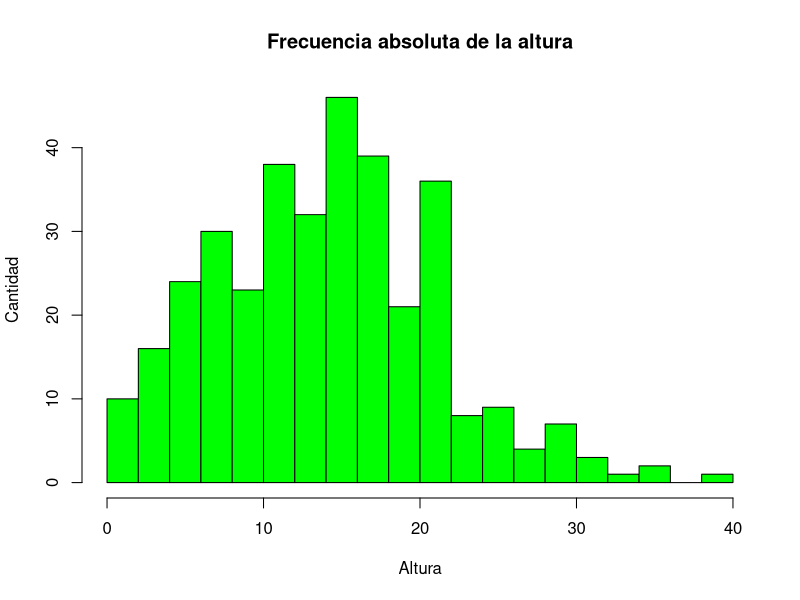
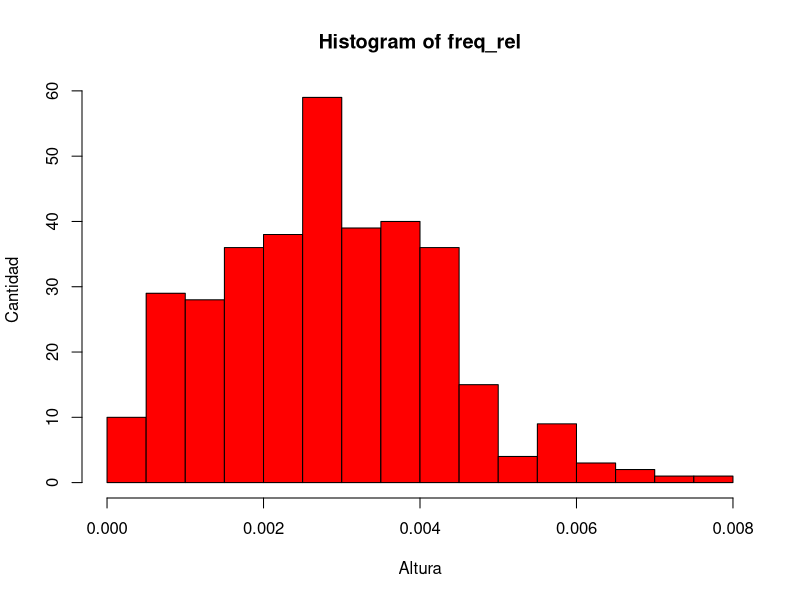
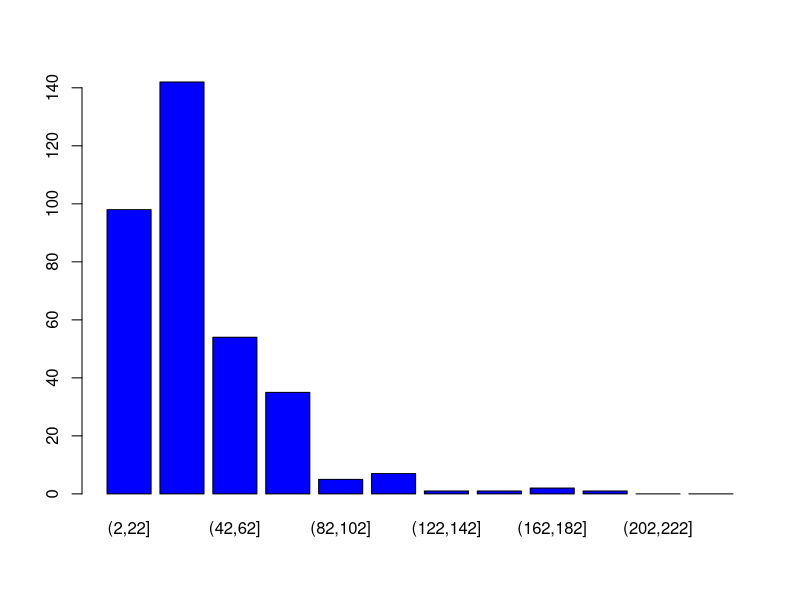
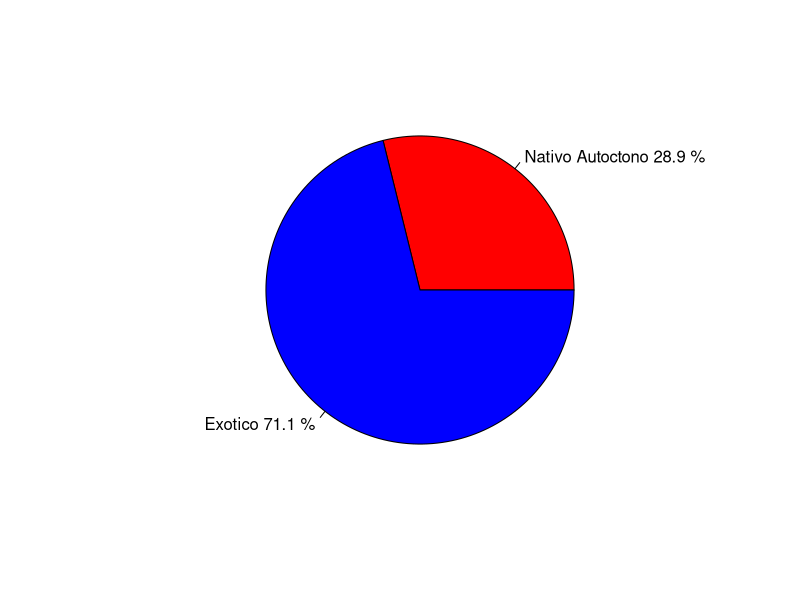
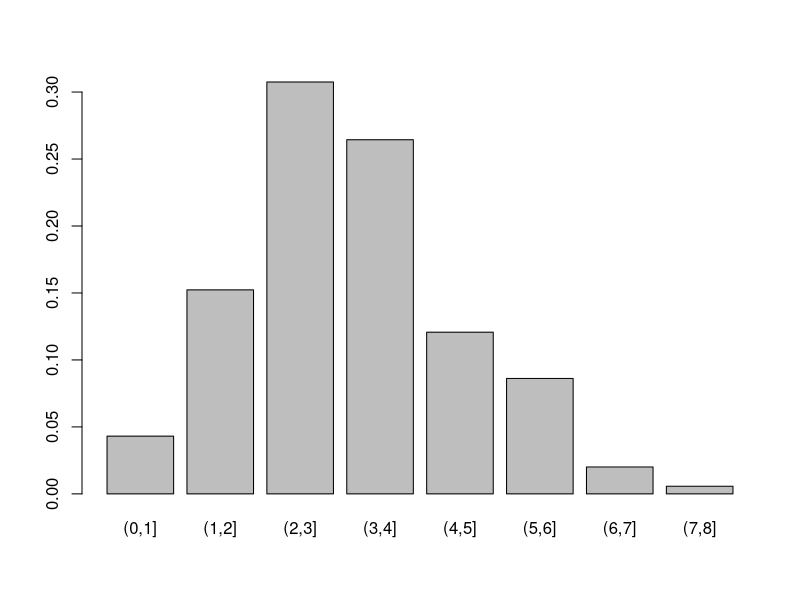

Here is the R script that generated these plots, in order:
#---------------------------------------PREGUNTAS-------------------------------------------------
# 1. en la tabla de frecuencia, frecuencia relativa termina en 1.0001 o 0.9999, bien / mal?
# 2. como poner q se haga la suma acumulativa solamente de las primeras 3 columnas
# 3. cada cuanto tomar los intervalos (si tomo uno en especifico, los ultimos valores del 
# intervalo no los toma)
# 4. box plot para variables continuas, pero no hay
# 5. en la funcion seq hace intervalo abierto a izquierda, pero ese valor se necesita (como se arregla)

#-------------------------------------------------------------------------------------------------
library(readxl)
datos <- read_excel("Base4.xls", col_names = TRUE)
#acceder a las columnas por nombre
attach(datos) 

#---------------------------------------ALTURA-------------------------------------------------
#summary(altura)
length_interval = trunc(sqrt(length(altura)))
breaks_altura = seq(min(altura), max(altura), 5) # Intervalos para la tabla de freq
#breaks_altura = seq(min(altura), max(altura), 5) # Intervalos para la tabla de freq

rango_altura = cut(altura, breaks = breaks_altura, right = TRUE)
freq_abs_altura = table(rango_altura)

mean(altura)
median(altura)
# histograma de altura

hist(altura, breaks = length_interval, col = "green", ylab = "Cantidad",
    xlab = "Altura", main = "Frecuencia absoluta de la altura")


freq_rel = prop.table(altura)
freq_rel_acum = cumsum(freq_rel)
# histograma de frecuencia relativa altura
hist(freq_rel, breaks = length_interval, col = "red", ylab = "Cantidad", xlab = "Altura",right = FALSE)
#preguntar por grafico de freq_rel_acum

#--------------------------------------------
# tabla de frecuencia altura
freq_rel_altura = round(freq_abs_altura / sum(freq_abs_altura), 4)
freq_abs_ac_altura = cumsum(freq_abs_altura)
freq_rel_ac_altura = cumsum(freq_rel_altura)
porc_altura = freq_rel_altura * 100
porc_ac_altura = freq_rel_ac_altura * 100
tabla_altura = cbind(freq_abs_altura, freq_rel_altura, porc_altura, freq_abs_ac_altura,
                     freq_rel_ac_altura, porc_ac_altura)
total_altura = apply(tabla_altura, 2, sum)
tabla_altura_total = rbind(tabla_altura, total_altura)
#--------------------------------------------


#---------------------------------------ESPECIE-------------------------------------------------
#grafico para las especies
especie_order = ordered(especie, levels = c("Ceibo", "Eucalipto", "Álamo", "Palo borracho",
                                      "Acacia", "Jacarandá", "Casuarina", "Ficus", "Fresno"))
freq_abs = table(especie_order)
freq_rel = prop.table(table(especie_order))
porc = freq_rel * 100
tabla = cbind(freq_abs, freq_rel, porc)


#plot(altura, inclinacio)

#--------------------------------------------
freq_abs_especie = table(especie_order)
# tabla de frecuencia especie
freq_rel_especie = round(freq_abs_especie / sum(freq_abs_especie), 9) # un 9 xq sino no da exacta la tabla
freq_abs_ac_especie = cumsum(freq_abs_especie)
freq_rel_ac_especie = cumsum(freq_rel_especie)
porc_especie = freq_rel_especie * 100
porc_ac_especie = freq_rel_ac_especie * 100
tabla_especie = cbind(freq_abs_especie, freq_rel_especie, porc_especie)
total = apply(tabla_especie, 2, sum)
tabla_especie_total = rbind(tabla_especie, total)
tabla_especie_total2 = rbind(tabla_especie)
#--------------------------------------------


#---------------------------------------DIAMETRO-------------------------------------------------
# tabla de frecuencia diametro
breaks_diametro = seq(min(diametro), max(diametro), 20) # Intervalos para la tabla de freq
rango_diametro = cut(diametro, breaks = breaks_diametro, right = TRUE)
freq_abs_diametro = table(rango_diametro)
freq_rel_diametro = round(freq_abs_diametro / sum(freq_abs_diametro), 4)
freq_abs_ac_diametro = cumsum(freq_abs_diametro)
freq_rel_ac_diametro = cumsum(freq_rel_diametro)
porc_diametro = freq_rel_diametro * 100
porc_ac_diametro = freq_rel_ac_diametro * 100
tabla_diametro = cbind(freq_abs_diametro, freq_rel_diametro, porc_diametro, freq_abs_ac_diametro,
                     freq_rel_ac_diametro, porc_ac_diametro)
total_diametro = apply(tabla_diametro, 2, sum)
tabla_diametro_total = rbind(tabla_diametro, total_diametro)
#--------------------------------------------
tallo_y_hoja_diametro = barplot(freq_abs_diametro, col = "blue")

#---------------------------------------INCLINACION-------------------------------------------------
# tabla de frecuencia inclinacion
breaks_inclinacion = seq(from = -1, max(inclinacion), 10) # Intervalos para la tabla de freq
rango_inclinacion = cut(inclinacion, breaks = breaks_inclinacion, right = TRUE)
freq_abs_inclinacion = table(rango_inclinacion)
freq_rel_inclinacion = round(freq_abs_inclinacion / sum(freq_abs_inclinacion), 4)
freq_abs_ac_inclinacion = cumsum(freq_abs_inclinacion)
freq_rel_ac_inclinacion = cumsum(freq_rel_inclinacion)
porc_inclinacion = freq_rel_inclinacion * 100
porc_ac_inclinacion = freq_rel_ac_inclinacion * 100
tabla_inclinacion = cbind(freq_abs_inclinacion, freq_rel_inclinacion, porc_inclinacion, freq_abs_ac_inclinacion,
                       freq_rel_ac_inclinacion, porc_ac_inclinacion)
total_inclinacion = apply(tabla_inclinacion, 2, sum)
tabla_inclinacion_total = rbind(tabla_inclinacion, total_inclinacion)





## FALTA GRAFICO






#---------------------------------------ORIGEN-------------------------------------------------
#grafico para las origen
origen_order = ordered(origen, levels = c("Nativo/Aut¾ctono", "Ex¾tico"))
freq_abs_origen = table(origen_order)
freq_rel_origen = prop.table(table(origen_order))
porc = freq_rel_origen * 100
tabla_origen = cbind(freq_abs_origen, freq_rel_origen, porc)

freq_abs_origen = table(origen_order)
# tabla de frecuencia origen
freq_rel_origen = round(freq_abs_origen / sum(freq_abs_origen), 9) # un 9 xq sino no da exacta la tabla
freq_abs_ac_origen = cumsum(freq_abs_origen)
freq_rel_ac_origen = cumsum(freq_rel_origen)
porc_origen = freq_rel_origen * 100
porc_ac_origen = freq_rel_ac_origen * 100
tabla_origen = cbind(freq_abs_origen, freq_rel_origen, porc_origen)
total_origen = apply(tabla_origen, 2, sum)
tabla_origen_total = rbind(tabla_origen, total)
tabla_origen_total2 = rbind(tabla_origen)

#grafico de torta para el origen
colores = c("red", "blue")

porcentajes <- round(freq_rel_origen *100, 1)
etiquetas_origen = c("Nativo Autoctono", "Exotico")
pie(freq_rel_origen, labels = paste(etiquetas_origen, porcentajes, "%"), col = colores)

#pie(freq_abs_origen, col = colores)

#---------------------------------------BROTES-------------------------------------------------
# tabla de frecuencia brotes
breaks_brotes = seq.int(min(brotes), max(brotes), 1) # Intervalos para la tabla de freq
#breaks_brotes = c(1:max(brotes), 1)
rango_brotes = cut(brotes, breaks = breaks_brotes, right = TRUE)
freq_abs_brotes = table(rango_brotes)
freq_rel_brotes = round(freq_abs_brotes / sum(freq_abs_brotes), 4)
freq_abs_ac_brotes = cumsum(freq_abs_brotes)
freq_rel_ac_brotes = cumsum(freq_rel_brotes)
porc_brotes = freq_rel_brotes * 100
porc_ac_brotes = freq_rel_ac_brotes * 100
tabla_brotes = cbind(freq_abs_brotes, freq_rel_brotes, porc_brotes, freq_abs_ac_brotes,
                          freq_rel_ac_brotes, porc_ac_brotes)
total_brotes = apply(tabla_brotes, 2, sum)
tabla_brotes_total = rbind(tabla_brotes, total_brotes)

barplot(freq_rel_brotes)

